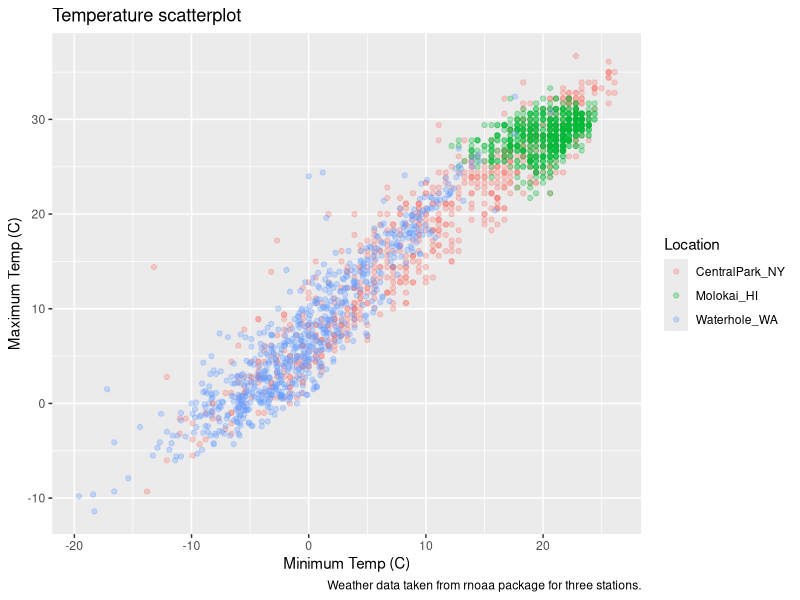
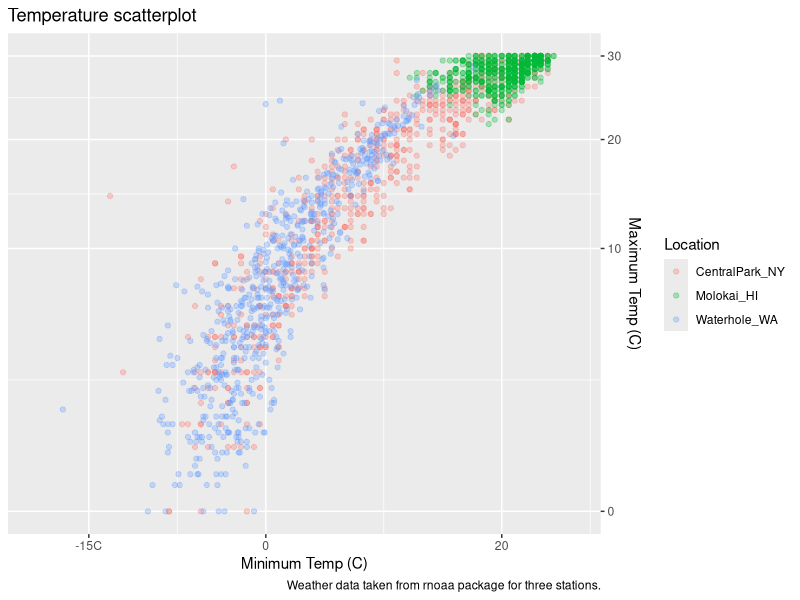
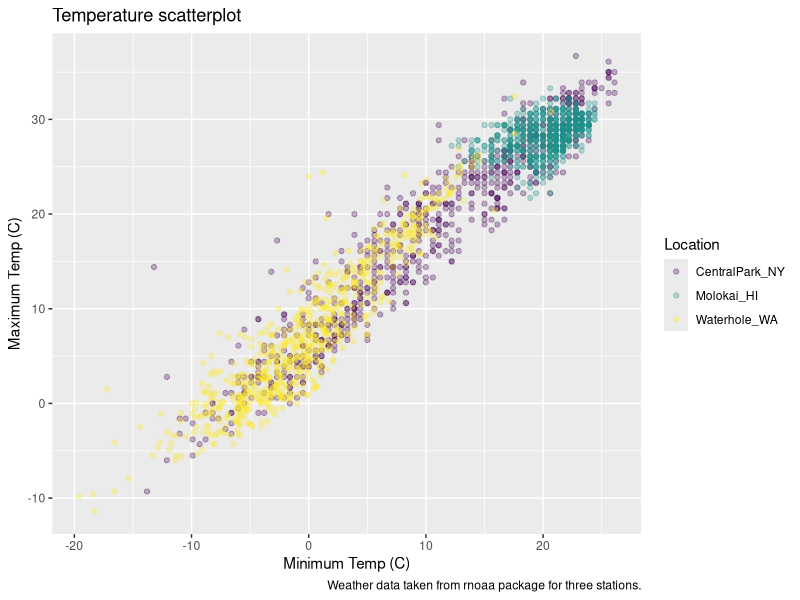
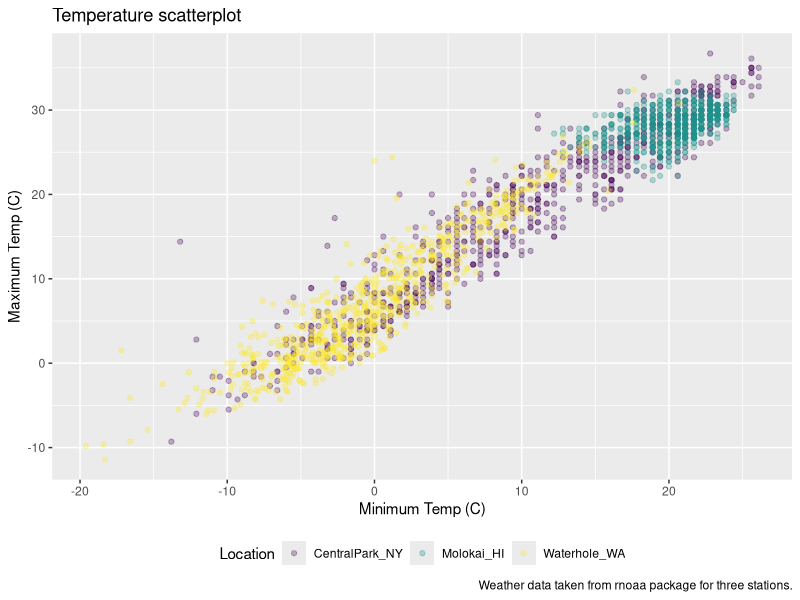
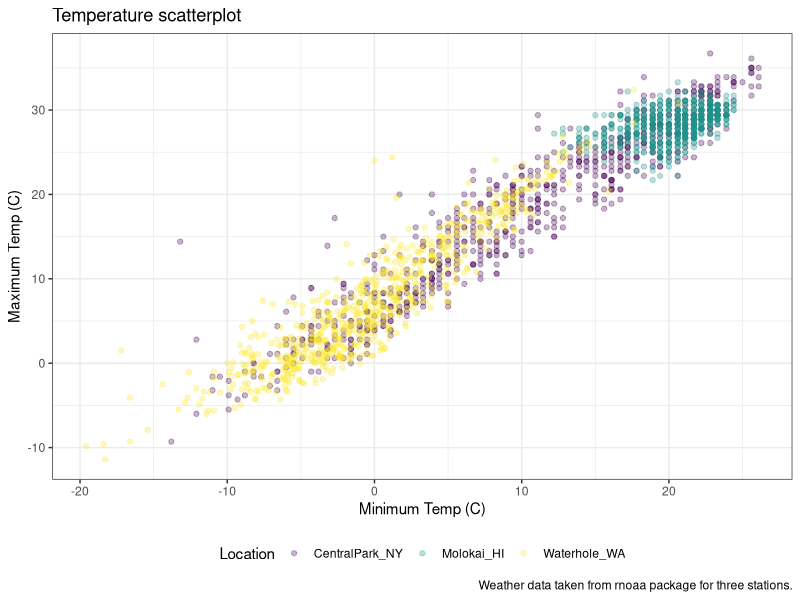
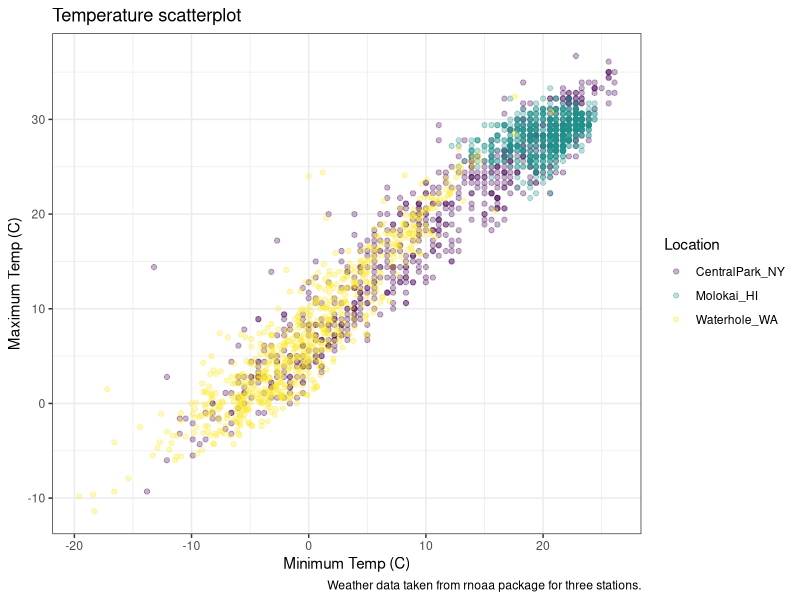
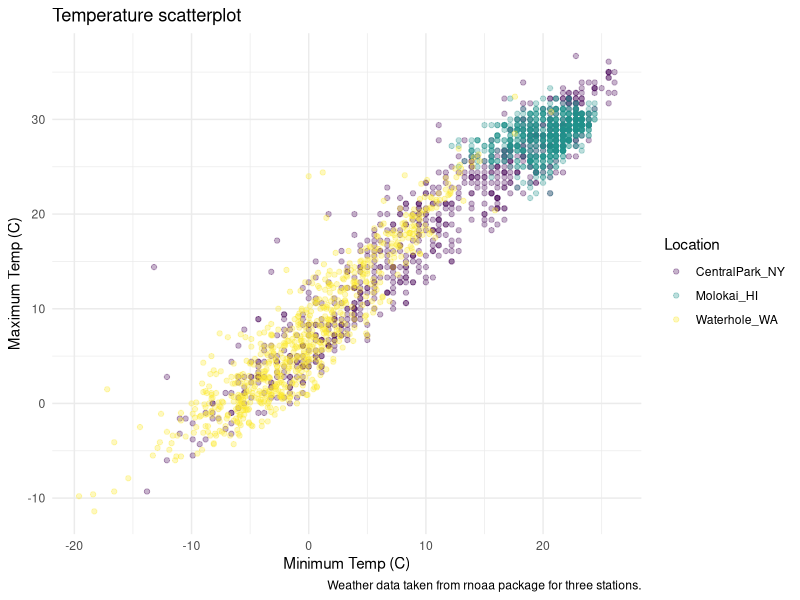
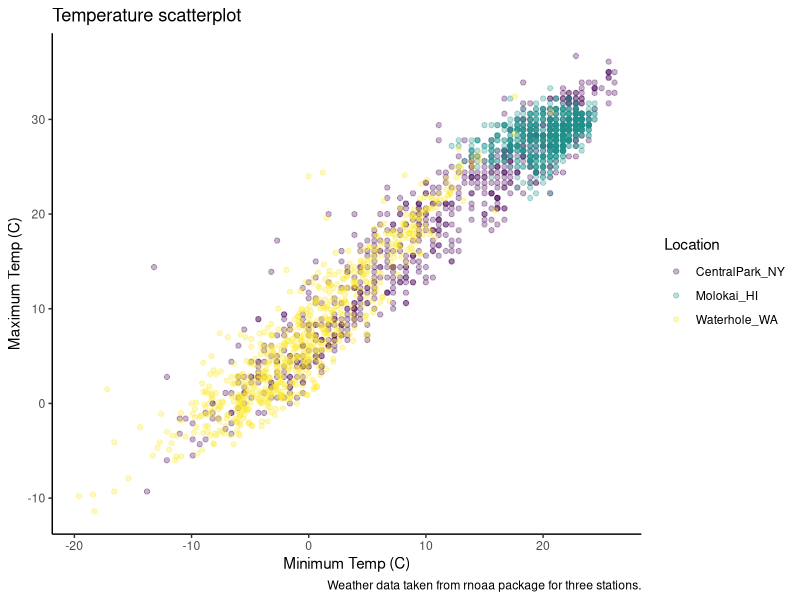

R code for these plots, in order:
## ---- chunk 1
library(tidyverse)
library(patchwork)
library(haven)
## ---- chunk 2
weather_df = read_csv("./data/weather_df.csv")
weather_df
## ---- chunk 3
weather_df |> 
  ggplot(aes(x = tmin, y = tmax, color = name)) + 
  geom_point(alpha = .3) + 
  labs(
    title = "Temperature scatterplot",
    x = "Minimum Temp (C)",
    y = "Maximum Temp (C)",
    color = "Location", 
    caption = "Weather data taken from rnoaa package for three stations."
  )
## ---- chunk 4
weather_df |> 
  ggplot(aes(x = tmin, y = tmax, color = name)) + 
  geom_point(alpha = .3) + 
  labs(
    title = "Temperature scatterplot",
    x = "Minimum Temp (C)",
    y = "Maximum Temp (C)",
    color = "Location", 
    caption = "Weather data taken from rnoaa package for three stations."
  ) + 
  scale_x_continuous(
    breaks = c(-15, 0, 20),
    labels = c("-15C", "0", "20")
  ) + 
  scale_y_continuous(
    limits = c(0, 30),
    transform = "sqrt",
    position = "right"
  )
## ---- chunk 5
weather_df |> 
  ggplot(aes(x = tmin, y = tmax, color = name)) + 
  geom_point(alpha = .3) + 
  labs(
    title = "Temperature scatterplot",
    x = "Minimum Temp (C)",
    y = "Maximum Temp (C)",
    color = "Location", 
    caption = "Weather data taken from rnoaa package for three stations."
  ) + 
  viridis::scale_color_viridis(discrete = TRUE)
## ---- chunk 6
ggp_scatterplot = 
  weather_df |> 
  ggplot(aes(x = tmin, y = tmax, color = name)) + 
  geom_point(alpha = .3) + 
  labs(
    title = "Temperature scatterplot",
    x = "Minimum Temp (C)",
    y = "Maximum Temp (C)",
    color = "Location", 
    caption = "Weather data taken from rnoaa package for three stations."
  ) + 
  viridis::scale_color_viridis(discrete = TRUE)

## ---- chunk 7
ggp_scatterplot + 
  theme(legend.position = "bottom")
## ---- chunk 8
ggp_scatterplot + 
  theme_bw() + 
  theme(legend.position = "bottom")
## ---- chunk 9
ggp_scatterplot + 
  theme(legend.position = "bottom") + 
  theme_bw() 
## ---- chunk 10
ggp_scatterplot + 
  theme(legend.position = "bottom") + 
  theme_minimal() 
## ---- chunk 11
ggp_scatterplot + 
  theme(legend.position = "bottom") + 
  theme_classic() 
## ---- chunk 12
ggp_scatterplot + 
  theme(legend.position = "bottom") + 
  ggthemes::theme_excel() 
## ---- chunk 13
library(tidyverse)

knitr::opts_chunk$set(fig.width = 6, fig.asp = .6, output_width = "90%")

theme_set(theme_minimal() + theme(legend.position = "bottom"))

options(ggplot2.continuous.colour = "viridis",
        ggplot2.continuous.fill = "viridis")

scale_color_discrete = scale_color_viridis_d()
scale_fill_discrete = scale_fill_viridis_d()

central_park_df = 
  weather_df |> 
  filter(name == "CentralPark_NY")

molokai_df = 
  weather_df |> 
  filter(name == "Molokai_HI")
## ---- chunk 14
ggplot(data = molokai_df, aes(x = date, y = tmax, color = name)) + 
  geom_point() + 
  geom_line(data = central_park_df) 
## ---- chunk 15
tmax_tmin_p = 
  weather_df |> 
  ggplot(aes(x = tmax, y = tmin, color = name)) + 
  geom_point(alpha = .5) +
  theme(legend.position = "none")

prcp_dens_p = 
  weather_df |> 
  filter(prcp > 0) |> 
  ggplot(aes(x = prcp, fill = name)) + 
  geom_density(alpha = .5) + 
  theme(legend.position = "none")

tmax_date_p = 
  weather_df |> 
  ggplot(aes(x = date, y = tmax, color = name)) + 
  geom_point(alpha = .5) +
  geom_smooth(se = FALSE) + 
  theme(legend.position = "bottom")

(tmax_tmin_p + prcp_dens_p) / tmax_date_p
